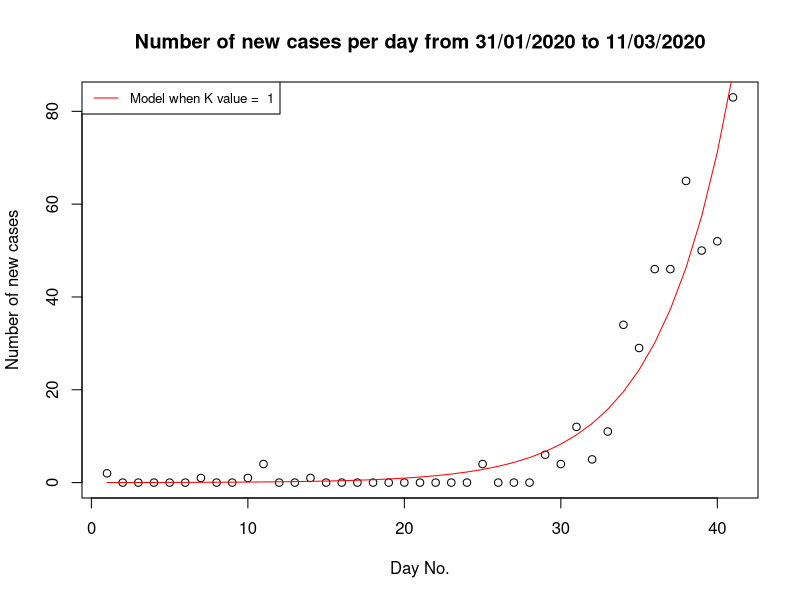
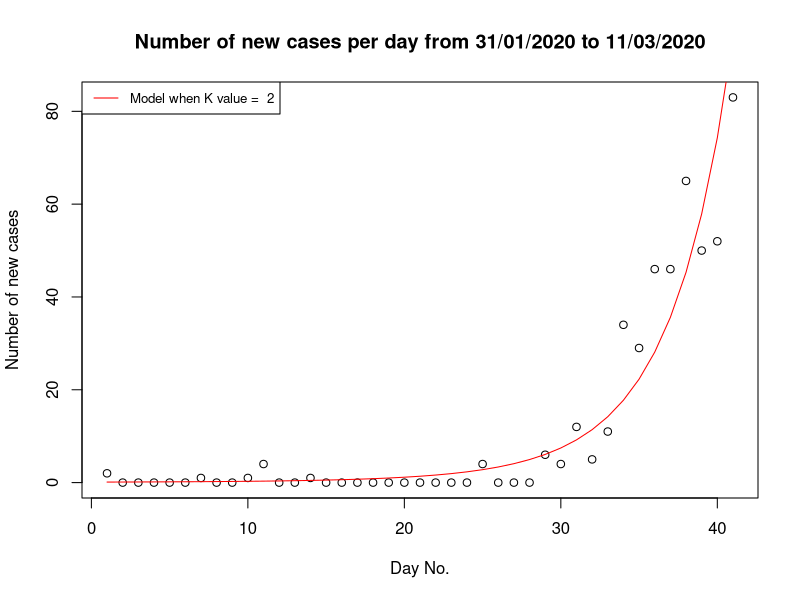
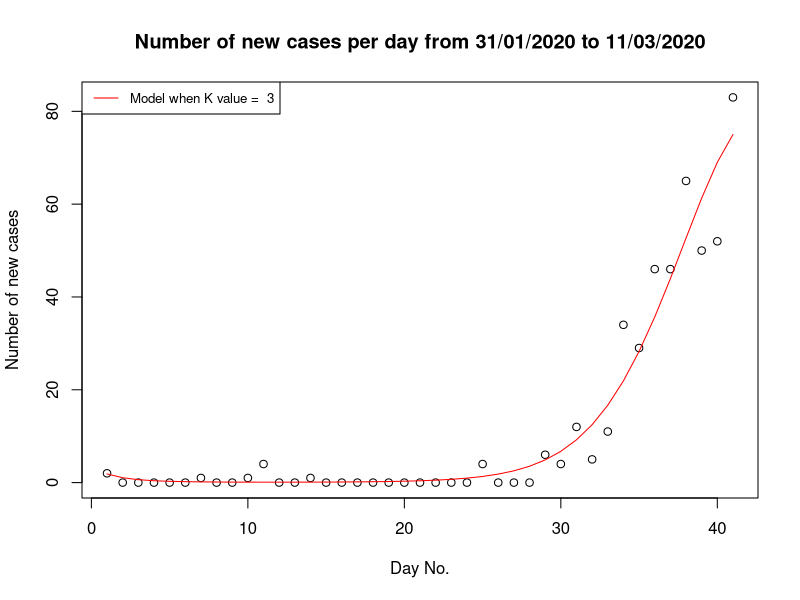
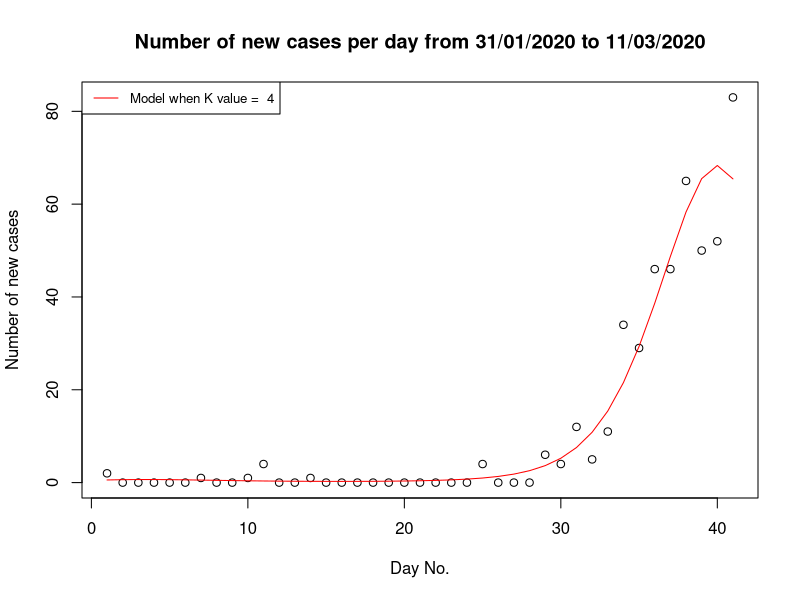
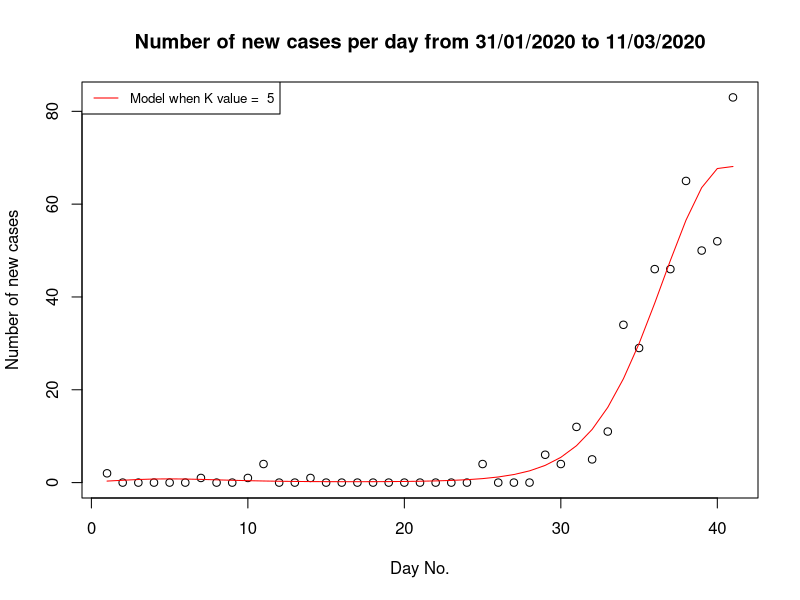

These charts were generated, in order, by the following R code: (Note: this script raises an error after producing the figures.)
## ---- chunk 1
cov <- read.table("covid19.csv", sep=",",header=TRUE)
# cov$CMODateCount #

# the simple model that allows for departure from unbounded exponential growth
N = function(t, n0, beta) {
  val = exp(n0)
  for (i in seq_along(beta)) {
    val = val * exp(beta[i]*t^i)
  }
  val
}
## ---- chunk 2
# produces function to evaluate the negative log likelihood of the model
# y ~ Poi(N(t))

neg_loglike = function(theta,y) {
  n0 = theta[1]
  beta = theta[2:length(theta)]
  n = length(y)
  t = seq(-1, 1, length.out=n) # run from -1 to 1 so model is invariant to units that time is measure in, so it doesn't matter if time is measure in seconds, days, or months.
  ll <-sum(dpois(y, N(t, n0, beta), log=TRUE)) # log likelihood of model
  -ll # negative log likelihood of model
}

# produces a function to work out AIC of the model
AIC = function(num_par, val_ll) {
  2*val_ll + 2 * num_par # note that it's not -2*val_ll since val_ll is already negative
}
## ---- chunk 3
# fits models with K values from 1 to 5, finds the MLE for theta, finds AIC

for (K in 1:5) {
  theta0 = integer(K+1) # initial parameter values
  
  # finds the MLE for theta using optim
  theta.hat = optim(theta0, neg_loglike, method="BFGS", y=cov$CMODateCount)
  
  n0 = theta.hat$par[1]
  beta = theta.hat$par[2:length(theta.hat$par)]
  
  t = seq(-1, 1, length.out=length(cov$CMODateCount))
  
 # produce a plot of how well the model fits the data for K from 1 to 5
  
  with(cov,plot(1:41,cov$CMODateCount, main = "Number of new cases per day from 31/01/2020 to 11/03/2020",xlab = "Day No.", ylab = "Number of new cases"))
  
  e = exp(n0)
  for (i in seq_along(beta)) {
    e = e * exp(beta[i] * t^i)
  }

  lines(1:length(cov$CMODateCount), e, col="red")
  legend("topleft", legend=paste("Model when K value = ", K), col="red", lty=1:2, cex=0.8)
  aic <- AIC(length(theta0), theta.hat$value)
  cat("AIC for ", K, " is: ", aic, "\n")
}

##Comment: By comparing the AIC values for each K from 1 to 5, the model with K=3 (i.e. 4 parameters) is the best model because it has the lowest AIC value. By minimising AIC, we minimise the Kullback-Leibler divergence. This implies the model with K=4 is the model that is the closest to the true model in the probabilistic average sense. 
## ---- chunk 4
# We want to test whether the model when K=4 can be simplified or not.
# Null hypothesis: the model with K=3 (Model A) is a good fit to the data
# Alternative hypothesis: the model with K=4 (Model B) is a good fit to the data
# We will conduct the hypothesis test using a generalised likelihood ratio statistic (GLRT) because Model A is nested in Model B. In addition, GLRT generalises the Neyman-Pearson test statistic which is the most powerful in simple hypotheses setting.


# H0
K0 = 3 
par0 = integer(K0+1) # dimension of theta in H0
theta0 = optim(par0, neg_loglike, method="BFGS", y=cov$CMODateCount) # MLE for theta when K=3

# H1
K1 = 4
par1 = integer(K1+1) # dimension of theta in H1
theta1 = optim(par1, neg_loglike, method="BFGS", y=cov$CMODateCount) # MLE for theta when K=4

t = 2 * (theta0$value - theta1$value) # GLRT test statisic
p <- 1- pchisq(t,df=1) # degree of freedom is 1 because H0 imposes 1 restriction on the parameter vector
p # p-value

# Comment: since the p-value is very small, it implies that our data is not very consistent with H0 being true. Therefore, there is very strong evidence of rejecting H0. This implies the model when K=4 cannot be simplified further.  
## ---- chunk 5

K1 = 4
par = integer(K1+1)

theta1 = optim(par=par, loglike, method="BFGS", y=cov$CMODateCount, hessian = TRUE)

# the inverse of the hessian is the covariance matrix
covar = solve(theta1$hessian)
print("The approximate covariance matrix is: ", quote=FALSE)
covar
## ---- chunk 6
### Question 4 ###
se <- sqrt(diag(covar))

ci.lower = rep(0,5)
ci.upper = rep(0,5)
for (i in 1:5) {
  ci.lower <- theta1$par[i]-1.96*se[i]
  ci.upper = theta1$par[i]+1.96*se[i]
}

print(" 95% confidence interval for estimates of log(N(t))", quote = FALSE)
cat("the lower bound is: ", sum(ci.lower), "\n")
cat("the upper bound is: ", sum(ci.upper), "\n")

